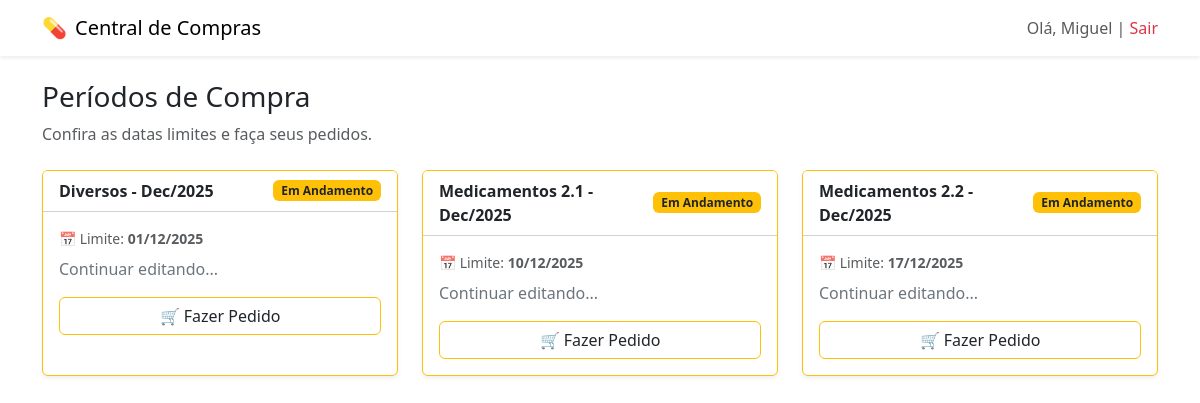
Page /dashboard/loja (signed in) on the committed database.
### app.py (models this page shows)
class Periodo(db.Model):
    id = db.Column(db.Integer, primary_key=True)
    nome = db.Column(db.String(100), nullable=False)
    grupo_filtro = db.Column(db.String(50), nullable=False)
    data_limite = db.Column(db.Date, nullable=False)
    mes = db.Column(db.Integer, nullable=False)
    ano = db.Column(db.Integer, nullable=False)
    ativo = db.Column(db.Boolean, default=True)

### app.py (the view)
@app.route('/dashboard/loja')
def dashboard_loja():
    if 'usuario_id' not in session: return redirect(url_for('login'))
    periodos = Periodo.query.filter_by(ativo=True).order_by(Periodo.data_limite).all()
    info_periodos = []
    for p in periodos:
        pedido = Pedido.query.filter_by(usuario_id=session['usuario_id'], loja_id=session['loja_id'], periodo_id=p.id).order_by(Pedido.id.desc()).first()
        status, cor, detalhe = "Pendente", "danger", "Toque para iniciar"
        if pedido:
            if pedido.status == 'Enviado': status, cor, detalhe = "Enviado", "success", f"Enviado em {pedido.data_alteracao.strftime('%d/%m %H:%M')}"
            else: status, cor, detalhe = "Em Andamento", "warning text-dark", "Continuar editando..."
        info_periodos.append({'id': p.id, 'nome': p.nome, 'limite': p.data_limite.strftime('%d/%m/%Y'), 'status': status, 'cor': cor, 'detalhe': detalhe})
    return render_template('dashboard_loja.html', nome=session['nome'], periodos=info_periodos)

### templates/dashboard_loja.html (shortened to what this page needs)
<!DOCTYPE html>
<html lang="pt-br">
<head>
    <link href="https://cdn.jsdelivr.net/npm/bootstrap@5.3.0/dist/css/bootstrap.min.css" rel="stylesheet">
</head>
<body>
    <nav class="navbar navbar-light bg-white shadow-sm mb-4">
        <div class="container">
            <a class="navbar-brand d-flex align-items-center" href="#">
                <span class="me-2">💊</span> Central de Compras
            </a>
            <span class="navbar-text">Olá, {{ nome }} | <a href="/logout" class="text-danger text-decoration-none">Sair</a></span>
        </div>
    </nav>
    <div class="container">
        <h3>Períodos de Compra</h3>
        <p class="text-muted">Confira as datas limites e faça seus pedidos.</p>
        <div class="row mt-4">
            {% for p in periodos %}
            <div class="col-md-4 mb-4">
                <div class="card border-{{ p.cor }} h-100 shadow-sm">
                    <div class="card-header bg-white d-flex justify-content-between align-items-center">
                        <strong class="text-{{ p.cor }}">{{ p.nome }}</strong>
                        <span class="badge bg-{{ p.cor }}">{{ p.status }}</span>
                    </div>
                    <div class="card-body">
                        <p class="card-text small text-muted mb-2">
                            📅 Limite: <strong>{{ p.limite }}</strong>
                        </p>
                        <p class="card-text text-secondary mb-3">
                            {{ p.detalhe }}
                        </p>
                        <a href="{{ url_for('selecao_fabricante', periodo_id=p.id) }}" class="btn btn-outline-{{ p.cor }} w-100">
                            {% if p.status == 'Enviado' %}
                                👁️ Visualizar Pedido
                            {% else %}
                                🛒 Fazer Pedido
                            {% endif %}
                        </a>
                    </div>
                </div>
            </div>
            {% endfor %}
        </div>
    </div>
</body>
</html>

### rows in the picture
Periodo: nome "Diversos - Dec/2025", status "Em Andamento", limite "01/12/2025", detalhe "Continuar editando..."
Periodo: nome "Medicamentos 2.1 - Dec/2025", status "Em Andamento", limite "10/12/2025", detalhe "Continuar editando..."
Periodo: nome "Medicamentos 2.2 - Dec/2025", status "Em Andamento", limite "17/12/2025", detalhe "Continuar editando..."

### other values in the picture
{{ nome }} "Miguel"
